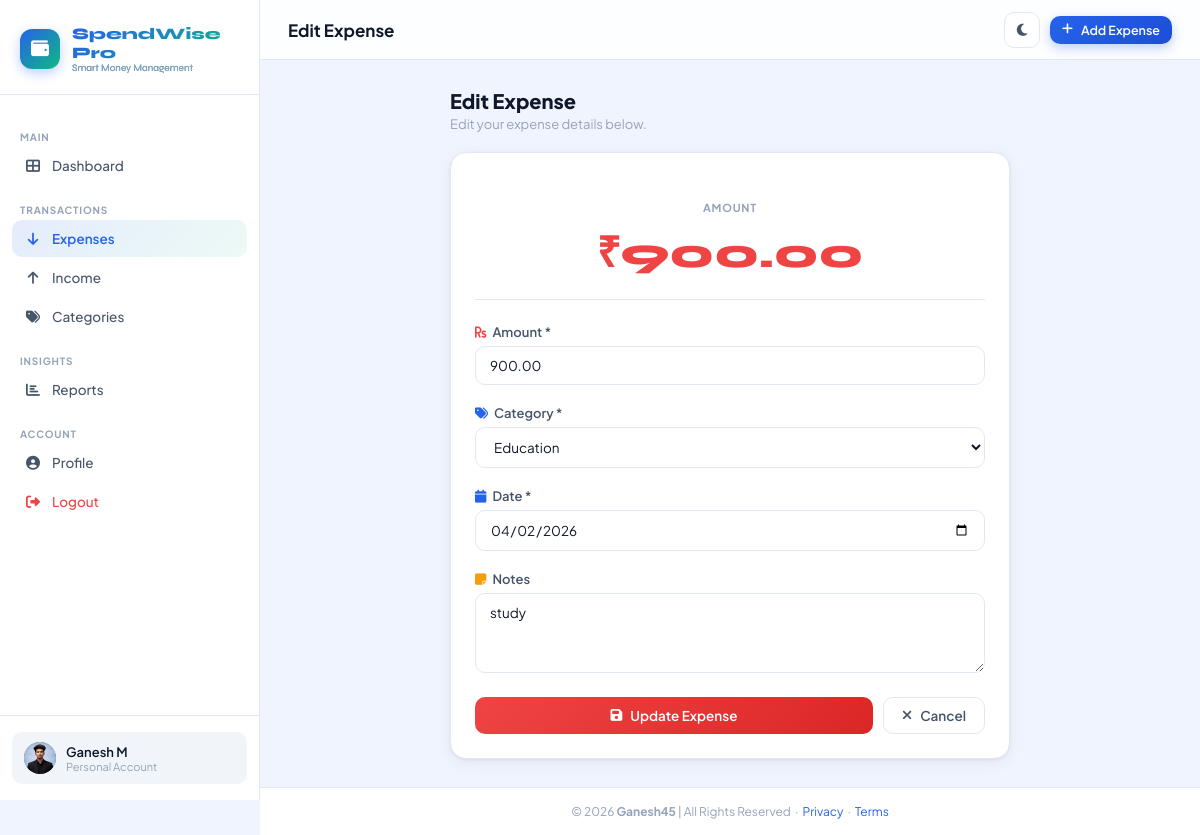
The page /expenses/edit/1/ (signed in) on the database its author committed.
### tracker/models.py (models this page shows, shortened)
class UserProfile(models.Model):
    user = models.OneToOneField(User, on_delete=models.CASCADE, related_name='profile')
    avatar = models.ImageField(upload_to='avatars/', null=True, blank=True)
    currency = models.CharField(max_length=10, default='₹')
    theme = models.CharField(max_length=10, default='light', choices=[('light', 'Light'), ('dark', 'Dark')])
    monthly_budget = models.DecimalField(max_digits=12, decimal_places=2, default=0)
    created_at = models.DateTimeField(auto_now_add=True)

class Expense(models.Model):
    user = models.ForeignKey(User, on_delete=models.CASCADE, related_name='expenses')
    amount = models.DecimalField(max_digits=12, decimal_places=2)
    category = models.ForeignKey(Category, on_delete=models.SET_NULL, null=True)
    date = models.DateField(default=timezone.now)
    description = models.TextField(blank=True, null=True)
    created_at = models.DateTimeField(auto_now_add=True)
    updated_at = models.DateTimeField(auto_now=True)
    class Meta:
        ordering = ['-date', '-created_at']

### tracker/views.py (the view)
# urls.py: path('expenses/edit/<int:pk>/', views.edit_expense, name='edit_expense'),
@login_required
def edit_expense(request, pk):
    expense = get_object_or_404(Expense, pk=pk, user=request.user)
    profile = get_or_create_profile(request.user)
    if request.method == 'POST':
        form = ExpenseForm(request.user, request.POST, instance=expense)
        if form.is_valid():
            form.save()
            messages.success(request, '✅ Expense updated successfully!')
            return redirect('expense_list')
    else:
        form = ExpenseForm(request.user, instance=expense)
    return render(request, 'tracker/expense_form.html', {
        'form': form, 'title': 'Edit Expense', 'expense': expense, 'profile': profile,
    })

### tracker/models.py (called while the page is built)
    def __str__(self):
        return self.name

### tracker/views.py (called while the page is built)
def get_or_create_profile(user):
    profile, _ = UserProfile.objects.get_or_create(user=user)
    return profile

### spendwise/templates/tracker/expense_form.html (shortened to what this page needs)
{% extends 'base.html' %}
{% block page_title %}{{ title }}{% endblock %}
{% block content %}
<div style="max-width:560px;margin:0 auto;animation:slideUp 0.4s ease;">
  <div style="margin-bottom:20px;">
    <h2 style="font-size:20px;font-weight:800;">{{ title }}</h2>
    <p style="color:var(--text-muted);font-size:13px;margin-top:3px;">
      {% if expense %}Edit your expense details below.{% else %}Fill in the details to record a new expense.{% endif %}
    </p>
  </div>
  <div class="card">
    <div style="text-align:center;padding:24px 0 20px;border-bottom:1px solid var(--border);margin-bottom:24px;">
      <div style="font-size:11px;font-weight:700;text-transform:uppercase;letter-spacing:.07em;color:var(--text-muted);margin-bottom:8px;">Amount</div>
      <div id="amountPreview" style="font-family:'Syne',sans-serif;font-size:42px;font-weight:800;color:var(--red);">
        {{ profile.currency }}<span id="amountVal">{{ expense.amount|default:"0" }}</span>
      </div>
    </div>
    <form method="post">
      <div class="form-group">
        <label class="form-label">
          <i class="fas fa-rupee-sign" style="color:var(--red);margin-right:6px;"></i>Amount *
        </label>
        {{ form.amount }}
      </div>
      <div class="form-group">
        <label class="form-label">
          <i class="fas fa-tags" style="color:var(--blue);margin-right:6px;"></i>Category *
        </label>
        {{ form.category }}
      </div>
      <div class="form-group">
        <label class="form-label">
          <i class="fas fa-calendar" style="color:var(--blue);margin-right:6px;"></i>Date *
        </label>
        {{ form.date }}
      </div>
      <div class="form-group">
        <label class="form-label">
          <i class="fas fa-sticky-note" style="color:var(--amber);margin-right:6px;"></i>Notes
        </label>
        {{ form.description }}
      </div>
      <div style="display:flex;gap:10px;margin-top:8px;">
        <button type="submit" class="btn btn-danger" style="flex:1;justify-content:center;">
          <i class="fas fa-save"></i>
          {% if expense %}Update Expense{% else %}Save Expense{% endif %}
        </button>
        <a href="{% url 'expense_list' %}" class="btn btn-outline">
          <i class="fas fa-times"></i> Cancel
        </a>
      </div>
    </form>
  </div>
</div>
{% endblock %}

### spendwise/templates/base.html (shortened to what this page needs)
{% load static %}
<!DOCTYPE html>
<html lang="en" data-theme="light">
<head>
  <link rel="stylesheet" href="https://cdnjs.cloudflare.com/ajax/libs/font-awesome/6.5.0/css/all.min.css" />
  <link rel="stylesheet" href="{% static 'css/style.css' %}" />
</head>
<body>
<div class="app-wrapper">
  <aside class="sidebar" id="sidebar">
    <div class="sidebar-logo">
      <div class="logo-icon"><i class="fas fa-wallet"></i></div>
      <div class="logo-text">SpendWise Pro<span>Smart Money Management</span></div>
    </div>
    <nav class="sidebar-nav">
      <div class="nav-section-title">Main</div>
      <a href="{% url 'dashboard' %}" class="nav-item {% if request.resolver_match.url_name == 'dashboard' %}active{% endif %}">
        <i class="fas fa-th-large"></i> Dashboard
      </a>
      <div class="nav-section-title">Transactions</div>
      <a href="{% url 'expense_list' %}" class="nav-item {% if 'expense' in request.resolver_match.url_name %}active{% endif %}">
        <i class="fas fa-arrow-down"></i> Expenses
      </a>
      <a href="{% url 'income_list' %}" class="nav-item {% if 'income' in request.resolver_match.url_name %}active{% endif %}">
        <i class="fas fa-arrow-up"></i> Income
      </a>
      <a href="{% url 'category_list' %}" class="nav-item {% if 'category' in request.resolver_match.url_name %}active{% endif %}">
        <i class="fas fa-tags"></i> Categories
      </a>
      <div class="nav-section-title">Insights</div>
      <a href="{% url 'reports' %}" class="nav-item {% if request.resolver_match.url_name == 'reports' %}active{% endif %}">
        <i class="fas fa-chart-bar"></i> Reports
      </a>
      <div class="nav-section-title">Account</div>
      <a href="{% url 'profile' %}" class="nav-item {% if request.resolver_match.url_name == 'profile' %}active{% endif %}">
        <i class="fas fa-user-circle"></i> Profile
      </a>
      <a href="{% url 'logout' %}" class="nav-item" style="color: var(--red);">
        <i class="fas fa-sign-out-alt"></i> Logout
      </a>
    </nav>
    <div class="sidebar-footer">
      <div class="user-card">
        <div class="user-avatar">
          {% if request.user.profile.avatar %}
            <img src="{{ request.user.profile.avatar.url }}" alt="avatar" style="width:100%;height:100%;object-fit:cover;" />
          {% else %}
            {{ request.user.first_name|first|upper }}{{ request.user.last_name|first|upper }}
          {% endif %}
        </div>
        <div class="user-info">
          <div class="user-name">{{ request.user.get_full_name|default:request.user.username }}</div>
          <div class="user-role">Personal Account</div>
        </div>
      </div>
    </div>
  </aside>
  <div class="main-content">
    <header class="topbar">
      <div class="topbar-left">
        <h1 class="page-title">{% block page_title %}Dashboard{% endblock %}</h1>
      </div>
      <div class="topbar-right">
        <button class="btn-icon" id="themeToggle" title="Toggle theme">
        </button>
        <a href="{% url 'add_expense' %}" class="btn btn-primary btn-sm">
          <i class="fas fa-plus"></i> Add Expense
        </a>
      </div>
    </header>
    <main class="page-content">
      {% block content %}{% endblock %}
    </main>
    <footer class="footer">
      © 2026 <strong>Ganesh45</strong> | All Rights Reserved &nbsp;·&nbsp;
      <a href="#">Privacy</a> &nbsp;·&nbsp; <a href="#">Terms</a>
    </footer>
  </div>
</div>
</body>
</html>

### rows shown on the page
UserProfile: currency "₹"
Expense: amount "900.00", category "Education", date "04/02/2026", description "study"

### other values the page prints
{{ request.user.get_full_name|default:request.user.username }} "Ganesh M"
{{ title }} "Edit Expense"
